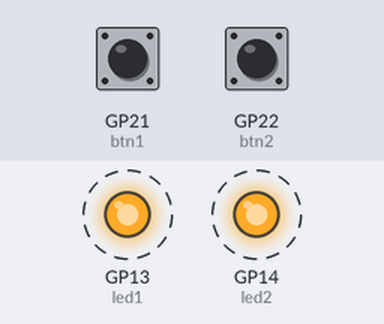
A program run on a simulated Raspberry Pi Pico running MicroPython. On the bench: output pins drawn as LEDs (lit = HIGH). Dashed ring = blinking. The test bench sets the inputs (shaded band); at power-on: GP21 (btn1) HIGH, GP22 (btn2) LOW.

Above: at 0.2 s.
Timing chart, 0 to 3.0 s (numbered marks = the images above):
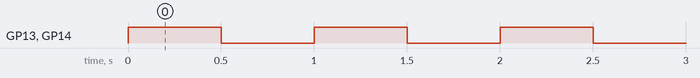

Measured:
- by itself, GP13 (led1), GP14 (led2): alternates HIGH for 0.50 s and LOW for 0.50 s

The program:

1212_la_uft_Bahnu_bergang_blinkend_Steuerung_2_Lichtschranken.py
```python
# Bibliotheken laden
from machine import Pin
from time import sleep

# Initialisierung: Onboard-LED
led1 = Pin(13, Pin.OUT, value=0)
led2 = Pin(14, Pin.OUT, value=0)

# Initialisierung: GPIO21 und 22 als Eingang für die 2 TRCT5000
btn1 = Pin(21, Pin.IN)
btn2 = Pin(22, Pin.IN)

# Wiederholung (Endlos-Schleife)
while True:
    #value_d = sensor_d.value()
    # print(value_d)
    #if value_d == 0:
    if btn1.value() == 0 or btn2.value() == 0:
        # LED einschalten
        led1.on()
        led2.on()
    # halbe Sekunde warten
        sleep(0.5)
    # LED ausschalten
        led1.off()
        led2.off()
    # 1 Sekunde warten
        sleep(0.5)

    else:
        led1.off()
        led2.off()
        
```
